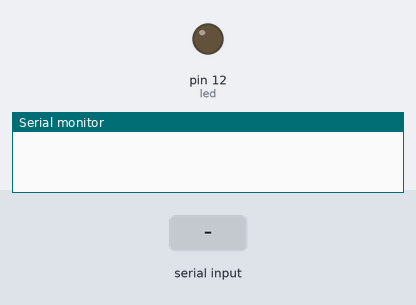
This sketch was run on a simulated Arduino Uno, built with avr-gcc and run on an emulated ATmega328P. Parts: output pins drawn as LEDs (lit = HIGH), the last lines printed to the serial monitor. The inputs (shaded band) are chosen by the test bench.

Above: at 1.2 s.
1.3 s: "B" received over Serial
At 2.2 s:
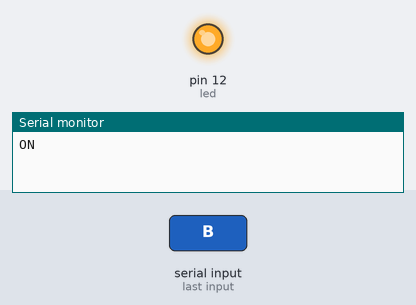
2.8 s: "A" received over Serial
At 3.3 s:
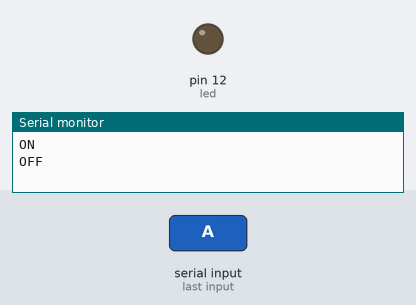
Timing chart, 0 to 5.8 s (numbered marks = the images above; inputs shaded):
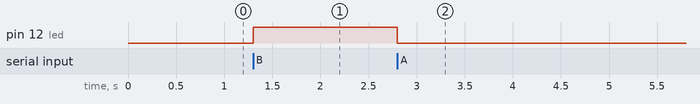

The sketch:

EyA_CON_LETRAS.ino
```cpp
/*En este ejemplo empleamos el puerto
serie para encender o apagar el LED o
integrado en la placa Arduino. Para ello
enviamos un carácter a la placa Arduino,
empleando el monitor serial. En caso de
enviar “a” la placa Arduino apaga el LED,
y en caso de enviar “b” lo enciende.
*/

int led=12;
int tecla;

void setup() {
  Serial.begin(9600);
  pinMode(led, OUTPUT);
}

void loop() {
  if(Serial.available()>0){
    //leer la tecla enviada
    tecla = Serial.read();
    if(tecla=='A'){
        digitalWrite(led,LOW);
        Serial.println("OFF");
    }
    if(tecla=='B'){
        digitalWrite(led,HIGH);
        Serial.println("ON");
    }
    }
}
```

Measured:
- after the input at 1.3 s, pin 12 (led): LOW → HIGH at once
- after the input at 2.8 s, pin 12 (led): HIGH → LOW at once
